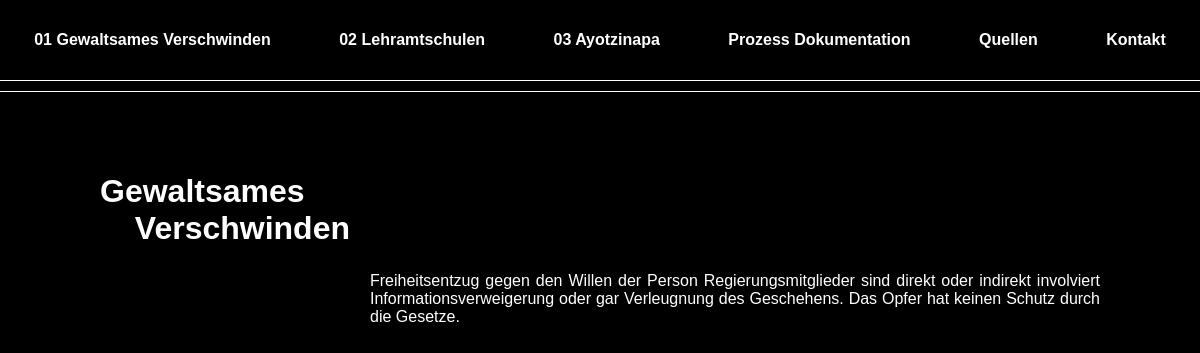
The page / on the database its author committed.
### main/models.py (models this page shows, shortened)
class Page(models.Model):
    PAGES = [
    ('home', 'Gewaltsames Verschwinden'),
    ('school', 'Lehramtschulen'),
    ('ayotzinapa', 'Ayotzinapa'),
    ('documentation', 'Prozess Dokumentation'),
    ('source', 'Quellen'),
    ('contact', 'Kontakt'),
    ('impressum', 'Impressum'),
    ('legal', 'Data protection'),
]
    title = models.CharField(max_length=20, choices=PAGES, default='home')
    text = models.TextField(blank=True)
    image = models.ImageField(blank=True, null=True, upload_to= 'uploads/')
    image_alt = models.CharField(max_length=50, blank=True)

### main/views.py (the view)
# urls.py: 2. Add a URL to urlpatterns:  path('', views.home, name='home')
def home (request):
    page = Page.objects.get(title='home')
    return render (request, 'home.html', {'page': page})

### main/templates/home.html (shortened to what this page needs)
{% extends 'page.html' %}
{% block stylesheets %}
<link rel="stylesheet" href="../static/style/home.css">
{% endblock %}
{% block content %}
<div class="grid-template max-width">
    <h1 class="page-title">{{ page.get_title_display }}</h1>
    <div class="page-text">{{ page.text }}</div>
</div>
{% endblock %}

### main/static/style/generalStyle.css (style rules this page uses)
:root { --background-color-header: black; --background-color-body: black; --header-height: 80px; --text-color: white; --max-content-width: 1000px; }
body { margin: 0; font-family: Helvetica, Arial, sans-serif; min-height: calc(100vh - var(--header-height)); background-color: var(--background-color-body); color: var(--text-color); display: flex; flex-direction: column; align-items: center; }
.max-width { max-width: var(--max-content-width); }
.grid-template { display: grid; grid-template-columns: 250px auto; grid-template-rows: 100px auto ; gap: 20px; }
.page-title { grid-row-start: 1; grid-column-start: 1; text-align-last: right; }
.page-text { grid-row-start: 2; grid-column-start: 2; hyphens: auto; text-align: justify; }

### rows shown on the page
Page: title "Gewaltsames Verschwinden", text "Freiheitsentzug gegen den Willen der Person Regierungsmitglieder sind direkt oder indirekt involviert Informationsverweigerung oder gar Verleugnung des Geschehens. Das Opfer hat keinen Schutz durch die Gesetze."
